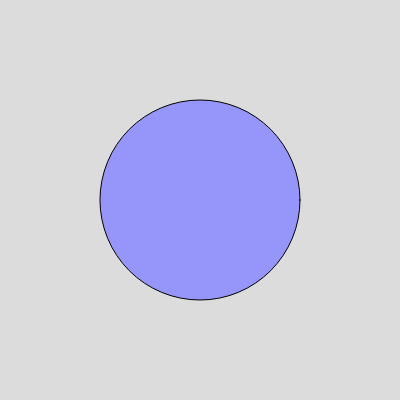
Frame 1 (no input)
Frame 60 (no input): identical to frame 1, image omitted
Frame 120 (the mouse pressed at the canvas centre since frame 60): identical to frame 1, image omitted

The p5.js sketch that drew this single still picture (run headless with seeded random() and noise() and a simulated clock; from frame 60 on, the mouse is pressed at the canvas centre):

// p5.js sketch
// ── sketch.js
var i;
var n;
var g;
var r;
var d;
var g;
function setup() {
  createCanvas(400, 400);
  i = color(150,150, 250);
  n = color(20,150,150);
  g = color(0);
  r = 200;
  d = 200;
  g = 100;
}

function draw() {
  background(220);
  
  fill(i);
  ellipse(d, d, r, r);
  
  if (keyIsPressed){
    if (key == 'm'){
      i = color(250,50,100);
    }else if(key == 'a'){
      strokeWeight(30);
      stroke(g);
    }else if(key == 'y'){
      strokeWeight(10);
      stroke(n);
    }else if(key == 't'){
      r = 400;
    }else if(key == 'b'){
      d = 100;
    }else if(key == 'h'){
      color(150,150, 250);
    }
  
  }
}
